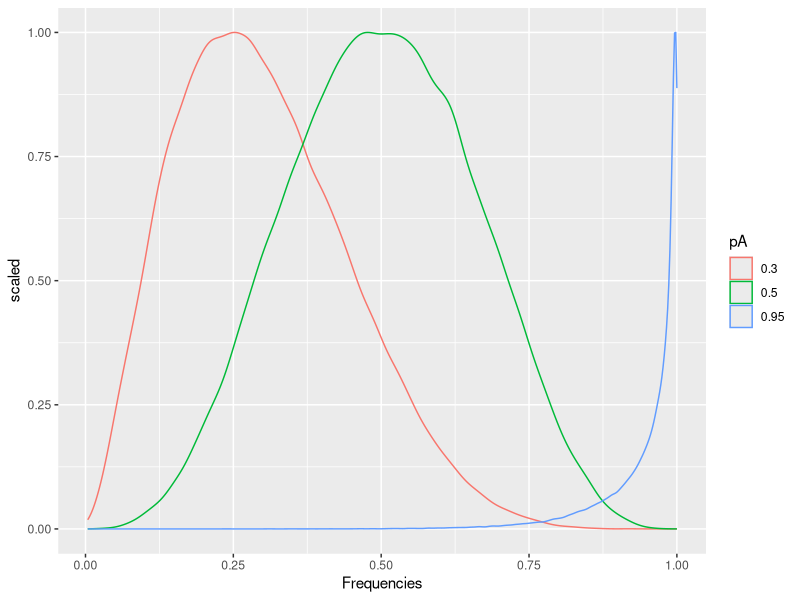
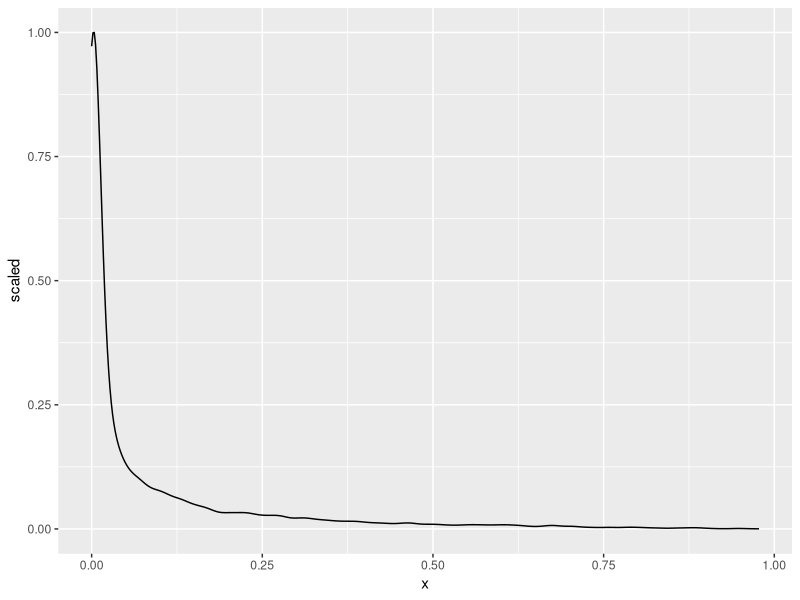

Recreate these plots in R, in order.
library(ggplot2)

pA <- c(0.5, 0.3, 0.95)
F <- 0.1
#a <- data.frame(row.names = as.character(pA))
Frequencies <- lapply(pA, function(p) rbeta(100000, p * (1-F)/F, (1-p)*(1-F)/F))
pA <- lapply(pA, rep, 100000)
  
Frequencies <- as.vector(do.call(cbind, Frequencies))
pA <- as.vector(do.call(cbind, pA))

a <- t(rbind(Frequencies, pA))

a <- data.frame(a)

a[,2] <- as.factor(a[,2])

#print(a)
#d <- density(a)
#plot(d, type = "l")
#a <- as.data.frame(a)

ggplot(a, aes(x = Frequencies, y=..scaled.., color = pA)) + geom_density()

#ggsave("rebta_plot_001", device = "png")

x <- rbeta(10000, 0.2, 2)

x <- as.data.frame(x)

ggplot(x, aes(x = x, y=..scaled..)) + geom_density()

